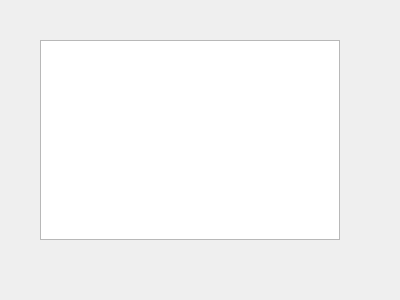
<?xml version="1.0" encoding="UTF-8"?>
<ui version="4.0">
 <class>HistoryOfOrders</class>
 <widget class="QDialog" name="HistoryOfOrders">
  <property name="geometry">
   <rect>
    <x>0</x>
    <y>0</y>
    <width>400</width>
    <height>300</height>
   </rect>
  </property>
  <property name="windowTitle">
   <string>Dialog</string>
  </property>
  <widget class="QTextBrowser" name="textBrowser">
   <property name="geometry">
    <rect>
     <x>40</x>
     <y>40</y>
     <width>300</width>
     <height>200</height>
    </rect>
   </property>
  </widget>
 </widget>
 <resources/>
 <connections/>
</ui>
